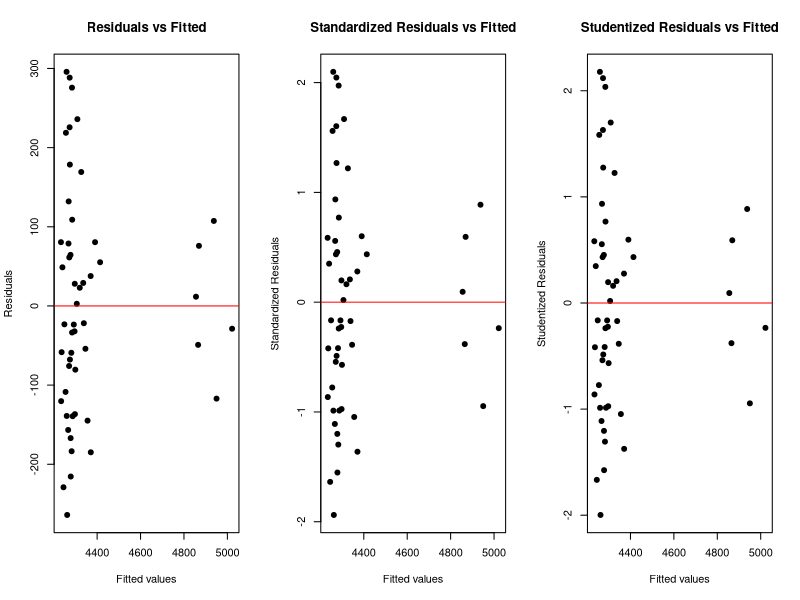

This figure's R source:
library(readxl)
# Đọc dữ liệu từ file "grocery.txt"
data <- read_excel("grocery.xlsx", col_names = TRUE)

# Xây dựng mô hình hồi quy tuyến tính với các biến dự báo: shipped, cost, và holiday
result <- lm(labor ~ shipped + cost + holiday, data = data)

# Thiết lập cửa sổ đồ họa chia thành 1 hàng, 3 cột để vẽ 3 biểu đồ cạnh nhau
par(mfrow = c(1, 3))

# Biểu đồ Residuals vs Fitted Values
plot(result$fitted.values, result$residuals,
     main = "Residuals vs Fitted",
     xlab = "Fitted values", ylab = "Residuals",
     pch = 19)
abline(h = 0, col = "red")

# Biểu đồ Standardized Residuals vs Fitted Values
plot(result$fitted.values, rstandard(result),
     main = "Standardized Residuals vs Fitted",
     xlab = "Fitted values", ylab = "Standardized Residuals",
     pch = 19)
abline(h = 0, col = "red")

# Biểu đồ Studentized Residuals vs Fitted Values
plot(result$fitted.values, rstudent(result),
     main = "Studentized Residuals vs Fitted",
     xlab = "Fitted values", ylab = "Studentized Residuals",
     pch = 19)
abline(h = 0, col = "red")

# Reset lại layout đồ họa về mặc định
par(mfrow = c(1,1))
